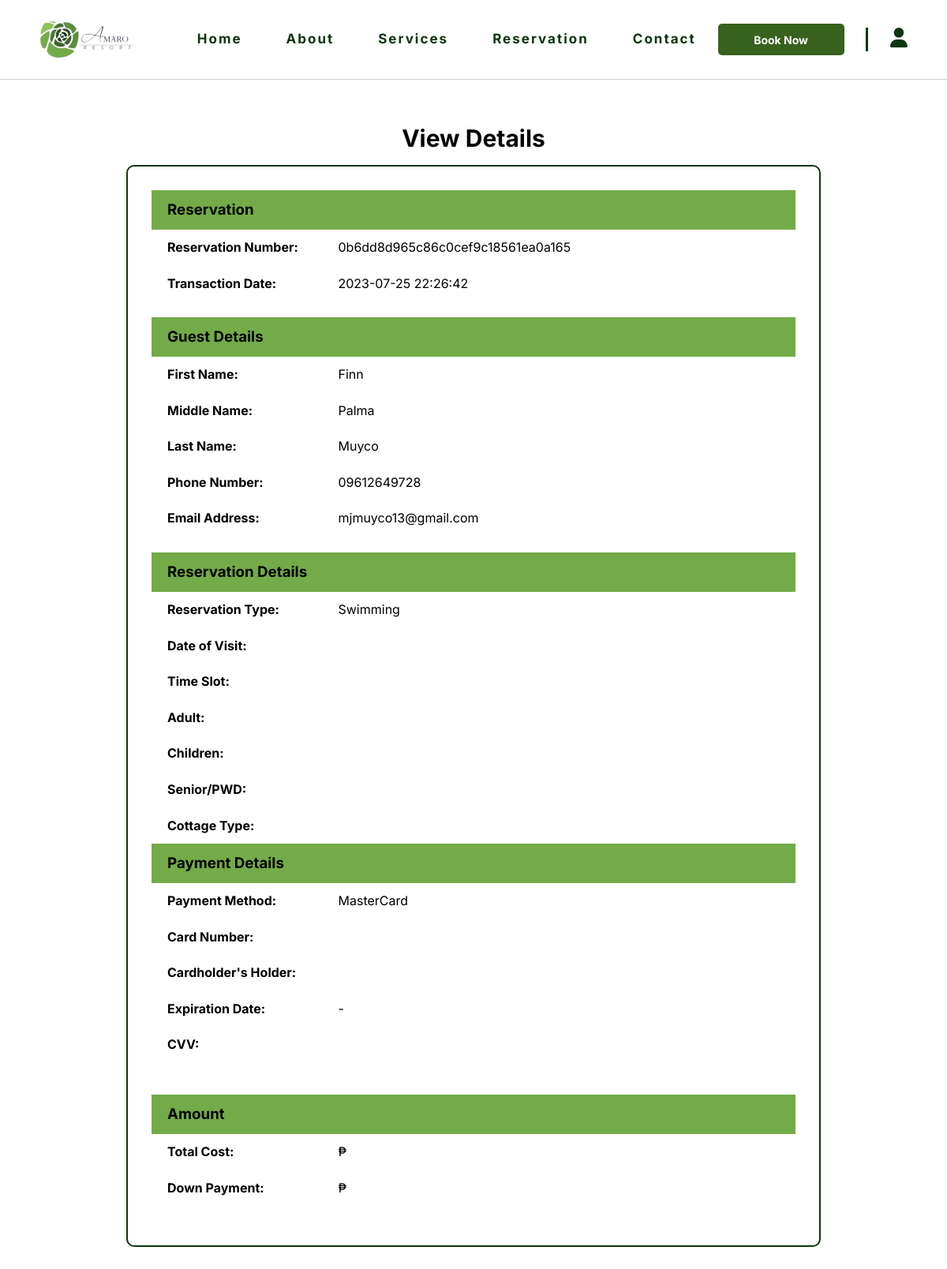
Screenshot of /details.php?reservation_id=0b6dd8d965c86c0cef9c18561ea0a165 with the database file from the repository.
### tables this page shows
CREATE TABLE `reservations` (
  `reservation_id` varchar(255) NOT NULL,
  `guest_id` int(11) NOT NULL,
  `reservation_type` enum('Swimming','Room','Event','') NOT NULL,
  `reservation_date` datetime NOT NULL,
  `payment_method` enum('GCash','Paypal','MasterCard','') NOT NULL,
  `total_cost` float NOT NULL,
  `down_payment` float NOT NULL,
  `payment_status` enum('Pending','Paid','Visited','Rated') NOT NULL
);

CREATE TABLE `guests` (
  `guest_id` int(11) NOT NULL,
  `first_name` varchar(100) NOT NULL,
  `middle_name` varchar(100) DEFAULT NULL,
  `last_name` varchar(100) NOT NULL,
  `phone_number` varchar(15) NOT NULL,
  `email_address` varchar(100) NOT NULL,
  `password` varchar(100) NOT NULL,
  `type` enum('User','Admin','','') NOT NULL,
  `creation_date` datetime NOT NULL DEFAULT current_timestamp(),
  `modification_date` date DEFAULT NULL
);

### details.php (the view, shortened to what this page needs)
<?php
require_once "includes/dbh.inc.php";
  if(isset($_GET['reservation_id'])){
    $reservation_id = $_GET['reservation_id'];
    $query = "SELECT * FROM reservations WHERE reservation_id = ?";
    $stmt = $pdo->prepare($query);
    $stmt->execute([$reservation_id]);
    $result = $stmt->fetch(PDO::FETCH_ASSOC);
    if($result) {
      $reservation_id = $result["reservation_id"];
      $guest_id = $result["guest_id"];
      $res_type = $result["reservation_type"];
      $date_created = $result["reservation_date"];
      $paymentMethod = $result["payment_method"];
  }
  $query = "SELECT * FROM guests WHERE guest_id = ?";
  $stmt = $pdo->prepare($query);
  $stmt->execute([$guest_id]);
  $result = $stmt->fetch(PDO::FETCH_ASSOC);
  if($result) {
    $firstname = $result["first_name"];
    $middlename = $result["middle_name"];
    $lastname = $result["last_name"];
    $phonenumber = $result["phone_number"];
    $emailaddress = $result["email_address"];
  }
}
?>
<!DOCTYPE html>
<html lang="en">
  <head>
    <link rel="stylesheet" href="css/details.css" />
  </head>
  <body>
    <section id="navBar" class="page-section active">
      <div class="nav" id="nav">
        <div class="site-nav">
          <div class="site-name" id="site-name">
            <img
              src="css/page-images/AmaroResort.png"
              alt="logo"
              class="logo"
            />
          </div>
          <div class="nav-bar" id="navbar">
            <a class="navBar" href="index.php"> Home </a>
            <a class="navBar" href="about.html"> About </a>
            <a class="navBar" href="services.html"> Services </a>
            <a class="navBar" href="reservation.html"> Reservation </a>
            <a class="navBar" href="contact.html"> Contact </a>
          </div>
          <a href="reservation.html" id="book-button">
            <button type="button" class="book-btn">Book Now</button>
          </a>
          <div class="vl"></div>
          <span><i class="fas fa-user" id="user"></i></span>
        </div>
      </div>
    </section>
    <section id="bookingSummary">
      <div class="summary-container">
        <span class="section-phrase">View Details</span>
        <div class="booking-summary-container">
          <div class="details-container">
            <div class="section-title"><h3>Reservation</h3></div>
            <div class="section-details">
              <span>Reservation Number: </span>
              <p><?php echo $reservation_id ?></p>
            </div>
            <div class="section-details">
              <span>Transaction Date:</span>
              <p><?php echo $date_created ?></p>
            </div>
          </div>
          <div class="details-container">
            <div class="section-title"><h3>Guest Details</h3></div>
            <div class="section-details">
              <span>First Name:</span>
              <p><?php echo $firstname ?></p>
            </div>
            <div class="section-details">
              <span>Middle Name:</span>
              <p><?php echo $middlename ?></p>
            </div>
            <div class="section-details">
              <span>Last Name:</span>
              <p><?php echo $lastname ?></p>
            </div>
            <div class="section-details">
              <span>Phone Number:</span>
              <p><?php echo $phonenumber ?></p>
            </div>
            <div class="section-details">
              <span>Email Address:</span>
              <p><?php echo $emailaddress ?></p>
            </div>
          </div>
          <div class="details-container">
            <div class="section-title"><h3>Reservation Details</h3></div>
            <?php if($res_type == "Swimming"): ?>
              <div class="section-details">
                <span>Reservation Type:</span>
                <p><?php echo $res_type ?></p>
              </div>
              <div class="section-details">
                <span>Date of Visit:</span>
              </div>
              <div class="section-details">
                <span>Time Slot:</span>
              </div>
              <div class="section-details">
                <span>Adult:</span>
              </div>
              <div class="section-details">
                <span>Children:</span>
              </div>
              <div class="section-details">
                <span>Senior/PWD:</span>
              </div>
              <div class="section-details">
                <span>Cottage Type:</span>
              </div>
            <?php endif; ?>
          <div class="details-container">
            <div class="section-title"><h3>Payment Details</h3></div>
              <?php if($paymentMethod == "Paypal"): ?>
                <?php  echo $paymentMethod; ?>
                <div class="section-details">
                  <span>Payment Method:</span>
                  <p><?php echo ucfirst($paymentMethod) ?></p>
                </div>
                <div class="section-details">
                  <span>Email Address:</span>
                  <p><?php echo $paymentEmailadd ?></p>
                </div>
              <?php else: ?>
                <div class="section-details">
                  <span>Payment Method:</span>
                  <p><?php echo ucfirst($paymentMethod) ?></p>
                </div>
                <div class="section-details">
                  <span>Card Number:</span>
                </div>
                <div class="section-details">
                  <span>Cardholder's Holder:</span>
                </div>
                <div class="section-details">
                  <span>Expiration Date:</span>
                  <p><?php echo $mm . '-' . $YYYY ?></p>
                </div>
                <div class="section-details">
                  <span>CVV: </span>
                </div>
              <?php endif; ?>
              </div>
          </div>
          <div class="details-container">
            <div class="section-title"><h3>Amount</h3></div>
            <div class="section-details">
              <span>Total Cost:</span>
              <p><?php echo '₱' .$totalcostNum ?></p>
            </div>
            <div class="section-details">
              <span>Down Payment:</span>
              <p><?php echo '₱' .$downpaymentNum ?></p>
            </div>
        </div>
      </div>
    </section>
  </body>
</html>

### css/details.css (style rules this page uses)
:root { --primary-button-clr: #38621E; --primary-btn-hover: #60814b; --secondary-button-clr: #FCFDFC; --background-clr: #E9F2EB; --accent-clr: #73AB48; --textlink-hover: #3d5e3e; --main-text-clr: #0C360E; --text-black-clr: #040605; --text-green-clr: #2A401C; }
* { box-sizing: border-box; padding: 0; margin: 0; font-family: 'Inter', sans-serif; }
html { scroll-behavior: smooth; }
body { line-height: 1.6; background-color: #fff; }
.section-phrase { color: var(--text-black-clr); font-weight: bold; font-size: 30px; text-align: center; margin-bottom: 10px; }
#bookingSummary { display: flex; margin: 50px; }
.summary-container { width: 100%; height: auto; color: #000; display: flex; flex-direction: column; align-items: center; justify-content: center; margin-bottom: 20px; text-align: center; }
.booking-summary-container { width: 80%; height: auto; border: 2px solid var(--main-text-clr); border-radius: 10px; padding: 30px; display: flex; flex-direction: column; align-items: center; justify-content: center; }
.section-title { width: 100%; background: var(--accent-clr); padding: 10px 10px 10px 20px; }
.booking-summary-container h3 { text-align: left; }
.details-container { width: 100%; margin-bottom: 20px; }
.section-details { width: 100%; padding: 10px 10px 10px 20px; display: flex; }
.section-details span { margin-right: 20px; font-weight: bold; width: 25%; text-align: left; }

### rows the page displays
reservations: reservation_id "0b6dd8d965c86c0cef9c18561ea0a165", reservation_date "2023-07-25 22:26:42", reservation_type "Swimming", payment_method "MasterCard"
guests: first_name "Finn", middle_name "Palma", last_name "Muyco", phone_number "09612649728", email_address "mjmuyco13@gmail.com"
